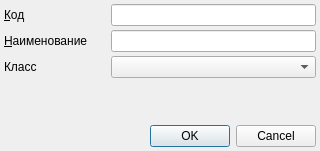
<?xml version="1.0" encoding="UTF-8"?>
<ui version="4.0">
 <class>RBEquipmentTypeEditorDialog</class>
 <widget class="QDialog" name="RBEquipmentTypeEditorDialog">
  <property name="geometry">
   <rect>
    <x>0</x>
    <y>0</y>
    <width>320</width>
    <height>151</height>
   </rect>
  </property>
  <property name="windowTitle">
   <string>ChangeMe!</string>
  </property>
  <property name="sizeGripEnabled">
   <bool>false</bool>
  </property>
  <layout class="QGridLayout">
   <property name="margin">
    <number>4</number>
   </property>
   <property name="spacing">
    <number>4</number>
   </property>
   <item row="0" column="1">
    <widget class="QLineEdit" name="edtCode"/>
   </item>
   <item row="0" column="0">
    <widget class="QLabel" name="lblCode">
     <property name="sizePolicy">
      <sizepolicy hsizetype="Maximum" vsizetype="Preferred">
       <horstretch>0</horstretch>
       <verstretch>0</verstretch>
      </sizepolicy>
     </property>
     <property name="text">
      <string>&amp;Код</string>
     </property>
     <property name="buddy">
      <cstring>edtCode</cstring>
     </property>
    </widget>
   </item>
   <item row="1" column="1">
    <widget class="QLineEdit" name="edtName"/>
   </item>
   <item row="1" column="0">
    <widget class="QLabel" name="lblName">
     <property name="sizePolicy">
      <sizepolicy hsizetype="Maximum" vsizetype="Preferred">
       <horstretch>0</horstretch>
       <verstretch>0</verstretch>
      </sizepolicy>
     </property>
     <property name="text">
      <string>&amp;Наименование</string>
     </property>
     <property name="buddy">
      <cstring>edtName</cstring>
     </property>
    </widget>
   </item>
   <item row="3" column="0">
    <spacer>
     <property name="orientation">
      <enum>Qt::Vertical</enum>
     </property>
     <property name="sizeHint" stdset="0">
      <size>
       <width>103</width>
       <height>16</height>
      </size>
     </property>
    </spacer>
   </item>
   <item row="5" column="0" colspan="2">
    <widget class="QDialogButtonBox" name="buttonBox">
     <property name="standardButtons">
      <set>QDialogButtonBox::Cancel|QDialogButtonBox::Ok</set>
     </property>
    </widget>
   </item>
   <item row="2" column="0">
    <widget class="QLabel" name="lblClass">
     <property name="text">
      <string>Класс</string>
     </property>
    </widget>
   </item>
   <item row="2" column="1">
    <widget class="CRBComboBox" name="cmbClass"/>
   </item>
  </layout>
 </widget>
 <customwidgets>
  <customwidget>
   <class>CRBComboBox</class>
   <extends>QComboBox</extends>
   <header>library/crbcombobox.h</header>
  </customwidget>
 </customwidgets>
 <tabstops>
  <tabstop>edtCode</tabstop>
  <tabstop>edtName</tabstop>
  <tabstop>cmbClass</tabstop>
  <tabstop>buttonBox</tabstop>
 </tabstops>
 <resources/>
 <connections>
  <connection>
   <sender>buttonBox</sender>
   <signal>accepted()</signal>
   <receiver>RBEquipmentTypeEditorDialog</receiver>
   <slot>accept()</slot>
   <hints>
    <hint type="sourcelabel">
     <x>206</x>
     <y>108</y>
    </hint>
    <hint type="destinationlabel">
     <x>206</x>
     <y>62</y>
    </hint>
   </hints>
  </connection>
  <connection>
   <sender>buttonBox</sender>
   <signal>rejected()</signal>
   <receiver>RBEquipmentTypeEditorDialog</receiver>
   <slot>reject()</slot>
   <hints>
    <hint type="sourcelabel">
     <x>206</x>
     <y>108</y>
    </hint>
    <hint type="destinationlabel">
     <x>206</x>
     <y>62</y>
    </hint>
   </hints>
  </connection>
 </connections>
</ui>
